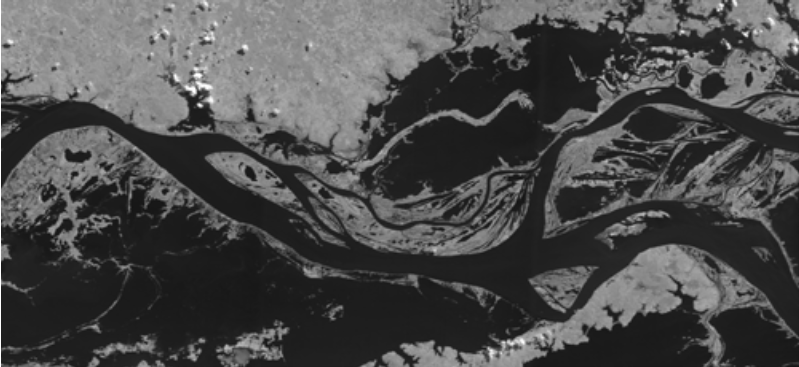
#> input picture Processamento-de-Imagens/trabalho-01-deteccao-periodo-chuvoso/imagens/chuvoso.png, 799 x 367 px
$ python __init__.py
#> lines starting #> are read from the running program, lines starting #| are printed output that depends on the picture; after the words box and inside, x2 and y2 are one past the last pixel; in counts of white or black regions, pixels touching at a corner belong together
from cv2 import cv2
import numpy as np
import cv2

"""
    Djonathan Krause, Rafael Rossi.
    Processamento de Imagens - FURB 2018/2
"""

# Carrega imagens
chuvoso = cv2.imread('imagens/chuvoso.png', 1)
#> chuvoso is the input picture: shape (367, 799, 3); min 18, max 255, mean 76.1
seca = cv2.imread('imagens/seca.png', 1)
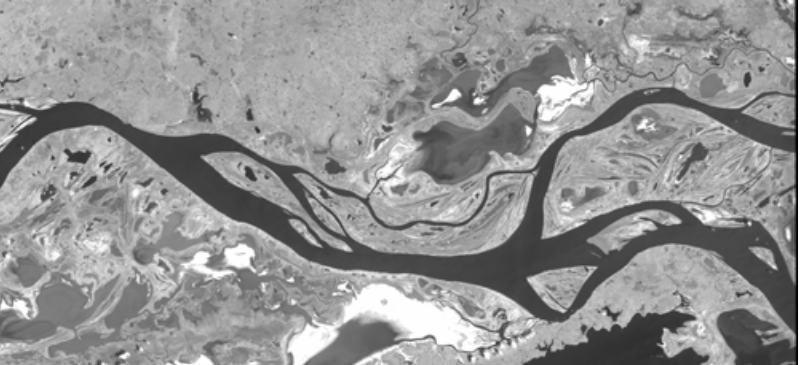
#> input picture Processamento-de-Imagens/trabalho-01-deteccao-periodo-chuvoso/imagens/seca.png, 800 x 365 px
#> seca is the input picture: shape (365, 800, 3); min 0, max 255, mean 147.5

# Escala de cinza
chuvoso = cv2.cvtColor(chuvoso, cv2.COLOR_RGB2GRAY)
#> chuvoso: shape (367, 799)
seca = cv2.cvtColor(seca, cv2.COLOR_RGB2GRAY)
#> seca: shape (365, 800)

# Inverte
chuvoso = cv2.bitwise_not(chuvoso)
seca = cv2.bitwise_not(seca)

# Adição
chuvoso = cv2.add(chuvoso, 40)
seca = cv2.add(seca, -50)
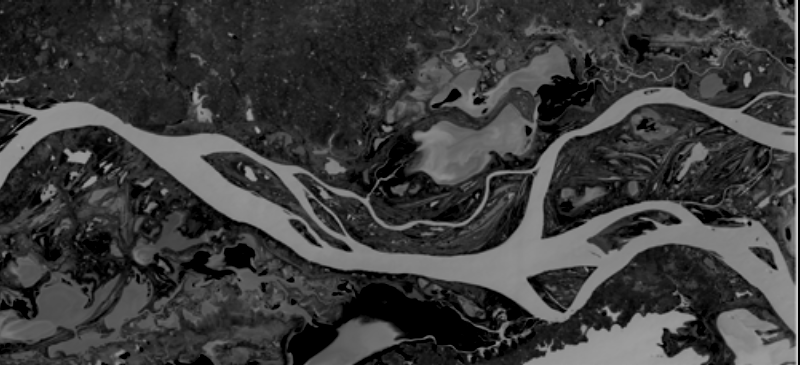
#> seca: shape (365, 800); min 0, max 205, mean 59.2

# binarizar 190 chuvoso, 110 estiagem
r, chuvoso = cv2.threshold(chuvoso, 210, 255, cv2.THRESH_BINARY)
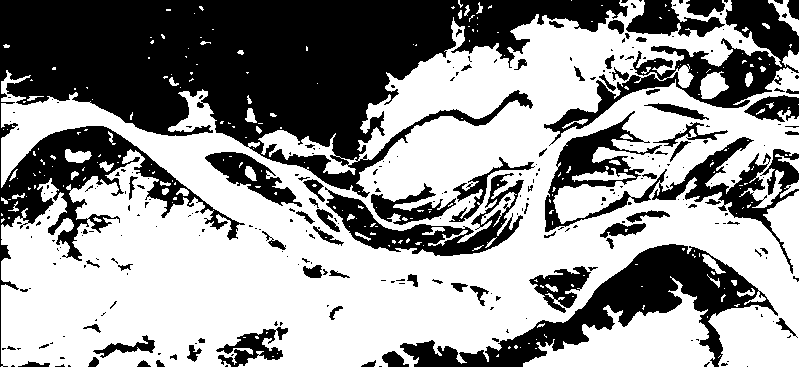
#> chuvoso: shape (367, 799); 58.8% white; 285 black regions (206 under 20 px), largest, box (x1, y1, x2, y2) and area: (0, 0, 628, 367) 69240, (400, 244, 778, 367) 12660, (545, 111, 799, 274) 8473
r2, seca = cv2.threshold(seca, 73, 255, cv2.THRESH_BINARY)
#> seca: shape (365, 800); 29% white; 604 white regions (446 under 20 px), largest, box (x1, y1, x2, y2) and area: (0, 0, 798, 365) 43561, (522, 291, 710, 365) 5484, (411, 98, 540, 185) 5361

# abertura
abertura = np.ones((2, 2), np.int8)
chuvoso = cv2.morphologyEx(chuvoso, cv2.MORPH_OPEN, abertura)
#> chuvoso: shape (367, 799); 58.1% white; 243 black regions (173 under 20 px), largest, box (x1, y1, x2, y2) and area: (0, 0, 629, 367) 70837, (401, 245, 779, 367) 12692, (546, 112, 799, 275) 8769
seca = cv2.morphologyEx(seca, cv2.MORPH_OPEN, abertura)
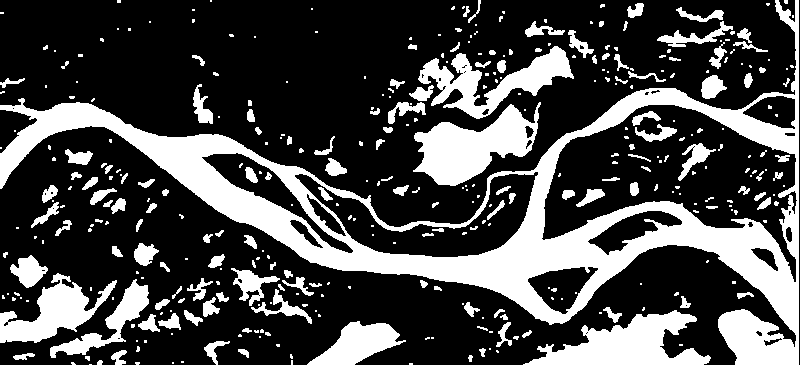
#> seca: shape (365, 800); 28.3% white; 381 white regions (234 under 20 px), largest, box (x1, y1, x2, y2) and area: (0, 0, 799, 365) 43309, (413, 102, 541, 186) 5351, (523, 310, 711, 365) 5199

# subtração
chuvoso = cv2.resize(chuvoso, (385, 200))
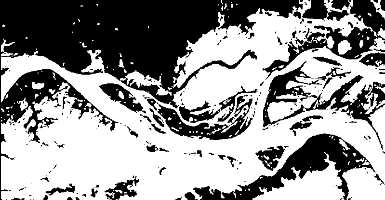
#> chuvoso: shape (200, 385); min 0, max 255, mean 148.2
seca = cv2.resize(seca, (385, 200))
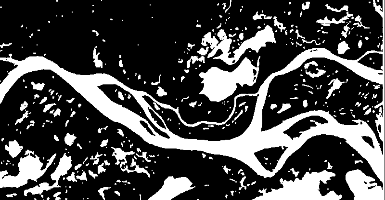
#> seca: shape (200, 385); min 0, max 255, mean 72.2
resSub = cv2.subtract(chuvoso, seca)
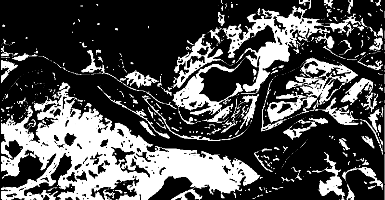
#> resSub: shape (200, 385); min 0, max 255, mean 79.9
resSub = cv2.resize(resSub, (385, 200))

cv2.imshow('Resultado Subtracao', resSub)

cv2.imshow('SECA', seca)

# Aguarda input para fechar janela
cv2.waitKey(0)
cv2.destroyAllWindows()
